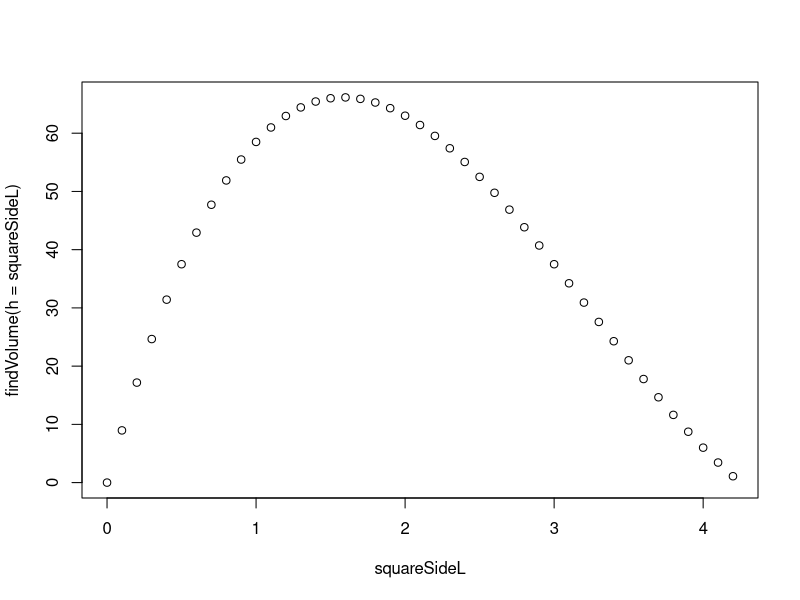
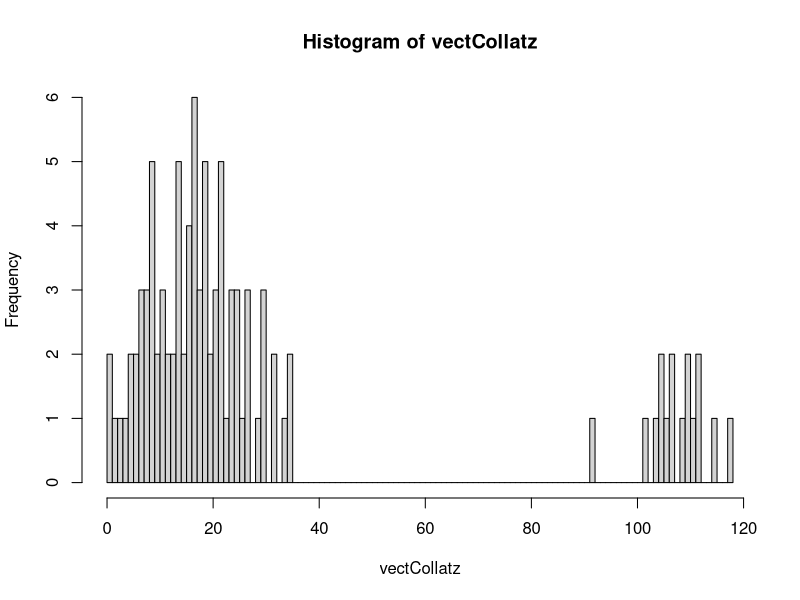

Generate these figures, in order, with R:
# needs ----
## Length = 11 inches
## Width = 8.5 inches
## Height = (variable s or side length of square)

#Volume Function ----
findVolume <- function(len = 11, wid = 8.5, h){
  v <- (len-2*h)*(wid-2*h)*h
  return(v)
}

#Graphing Volume----
squareSideL <- seq(0,8.5/1.999999,0.1)
plot(squareSideL, findVolume(h = squareSideL))


#Max Value and Index----
maxVal <- max(findVolume(h = squareSideL))

#Collatz Conjecture----
collatzEven <- function(n){
  x <- n/2
  return(x)
}
collatzOdd <- function(n){
  x <- 3*n+1
  return(x)
}
collatzStoppingTime <- function(n, counter = 0){
  counter <- counter + 1
  if(n == 1){
    counter <- counter - 1
    return(counter)
  }
  else if(n%%2 == 0){
    collatzStoppingTime(collatzEven(n), counter)
  }
  else{
    collatzStoppingTime(collatzOdd(n), counter)
  }
  
}

?sapply
?hist
?Vectorize
vectCollatz <- sapply(1:100, collatzStoppingTime)
hist(vectCollatz, breaks = 100)

#Spinner function----
spinner <- function(p1wins = 0, p2wins = 0){
  while((p1wins != 5)&(p2wins != 5)){
    spinResult <- sample(1:1000, 1)
    if(spinResult%%2==0){
      p1wins <- p1wins + 1
    }
    else{
      p2wins <- p2wins + 1
    }
  }
  if(p1wins == 5){
    print("Player 1 wins!")
  }
  else{
    print("Player 2 wins!")
  }
}

simResults <- replicate(
  n = 10000,
  expr = spinner()
)
table(simResults)

spinner2 <- function(p1wins = 0, p2wins = 0){
  while((p1wins != 5)&(p2wins != 5)){
    spinResult <- sample(1:10, 1)
    if(spinResult<=4){
      p1wins <- p1wins + 1
    }
    else{
      p2wins <- p2wins + 1
    }
  }
  if(p1wins == 5){
    print("Rahquez wins!")
  }
  else{
    print("Christina wins!")
  }
}

simResults <- replicate(
  n = 1000,
  expr = spinner2()
)
table(simResults)
